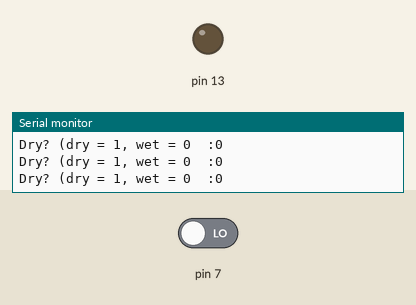
Recording of a sketch running on a simulated Arduino Uno, built with avr-gcc and run on an emulated ATmega328P. Shown: output pins drawn as LEDs (lit = HIGH), the last lines printed to the serial monitor. The inputs (shaded band) are chosen by the test bench; at power-on: pin 7 LOW.

Above: at 14.8 s.
14.9 s: pin 7 driven HIGH
At 21.4 s:
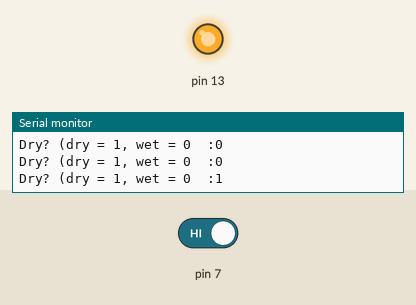
28.4 s: pin 7 driven LOW
At 29.9 s:
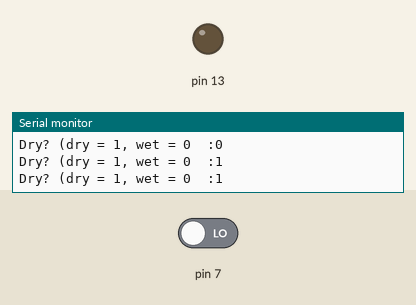
Timing chart, 0 to 31.4 s (numbered marks = the images above; inputs shaded):
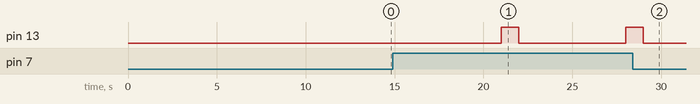

Measured:
- after the input at 14.9 s, pin 13: LOW → HIGH after 6.1 s, → LOW 1.0 s later, → HIGH 6.0 s later
- after the input at 28.4 s, pin 13: goes on until 29.0 s, then stays LOW

The sketch:

soilmoistbasic.ino
```cpp
/*
 Version 0.1 Bitraf-Green-Card

Function
To test the concept of a automatic watering system

Features
Pumps water for 1 second after 6 seconds if the moisture sensor is dry.

 Created 22 Jan 2015
 By Jakob Nilsson

No Rights Reserved

 */

int dry = 0;
// the setup function runs once when you press reset or power the board
void setup() {
  // initialize digital pin 13 as an output.
  pinMode(13, OUTPUT);
  pinMode(7, INPUT);
  Serial.begin(9600);
}

// the loop function runs over and over again forever
void loop() {

  dry = digitalRead(7);
   Serial.print("Dry? (dry = 1, wet = 0  :");
   Serial.println(dry);
  digitalWrite(13, dry);   // turn the pump on (if it is dry)
  delay(1000);              // wait for a second
  digitalWrite(13, LOW);    // turn the pump off by making the voltage LOW
  delay(6000);              // wait for a second
}
```
